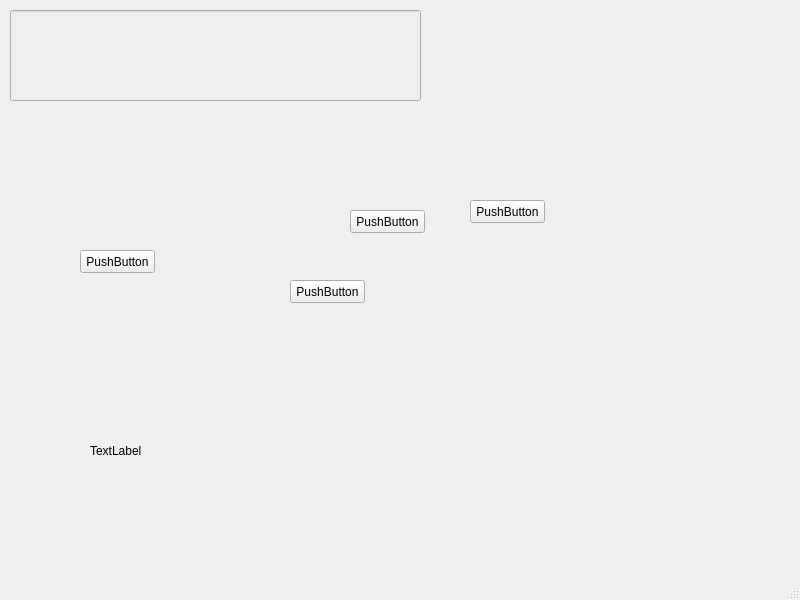
<?xml version="1.0" encoding="UTF-8"?>
<ui version="4.0">
 <class>MainWindow</class>
 <widget class="QMainWindow" name="MainWindow">
  <property name="geometry">
   <rect>
    <x>0</x>
    <y>0</y>
    <width>800</width>
    <height>600</height>
   </rect>
  </property>
  <property name="windowTitle">
   <string>MainWindow</string>
  </property>
  <widget class="QWidget" name="centralwidget">
   <widget class="QLineEdit" name="lineEdit">
    <property name="enabled">
     <bool>false</bool>
    </property>
    <property name="geometry">
     <rect>
      <x>10</x>
      <y>10</y>
      <width>411</width>
      <height>91</height>
     </rect>
    </property>
   </widget>
   <widget class="QLabel" name="label">
    <property name="geometry">
     <rect>
      <x>90</x>
      <y>390</y>
      <width>331</width>
      <height>121</height>
     </rect>
    </property>
    <property name="text">
     <string>TextLabel</string>
    </property>
   </widget>
   <widget class="QPushButton" name="pushButton">
    <property name="geometry">
     <rect>
      <x>80</x>
      <y>250</y>
      <width>75</width>
      <height>23</height>
     </rect>
    </property>
    <property name="text">
     <string>PushButton</string>
    </property>
   </widget>
   <widget class="QPushButton" name="pushButton_2">
    <property name="geometry">
     <rect>
      <x>470</x>
      <y>200</y>
      <width>75</width>
      <height>23</height>
     </rect>
    </property>
    <property name="text">
     <string>PushButton</string>
    </property>
   </widget>
   <widget class="QPushButton" name="pushButton_3">
    <property name="geometry">
     <rect>
      <x>350</x>
      <y>210</y>
      <width>75</width>
      <height>23</height>
     </rect>
    </property>
    <property name="text">
     <string>PushButton</string>
    </property>
   </widget>
   <widget class="QPushButton" name="pushButton_4">
    <property name="geometry">
     <rect>
      <x>290</x>
      <y>280</y>
      <width>75</width>
      <height>23</height>
     </rect>
    </property>
    <property name="text">
     <string>PushButton</string>
    </property>
   </widget>
  </widget>
  <widget class="QMenuBar" name="menubar">
   <property name="geometry">
    <rect>
     <x>0</x>
     <y>0</y>
     <width>800</width>
     <height>21</height>
    </rect>
   </property>
  </widget>
  <widget class="QStatusBar" name="statusbar"/>
 </widget>
 <resources/>
 <connections/>
</ui>
